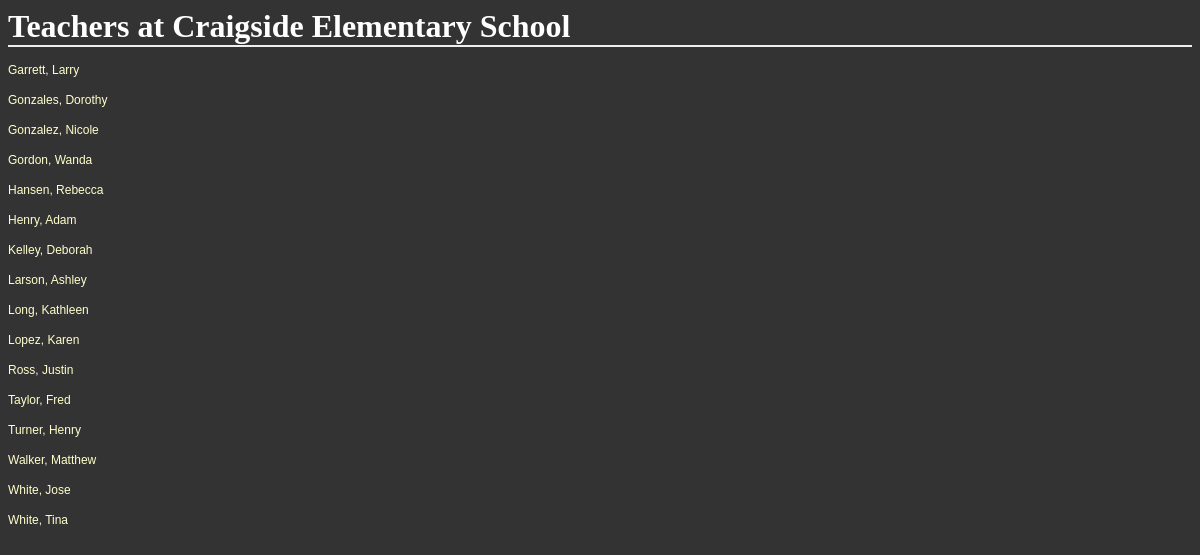
The app's page /districts/1/schools/1/teachers, older data.
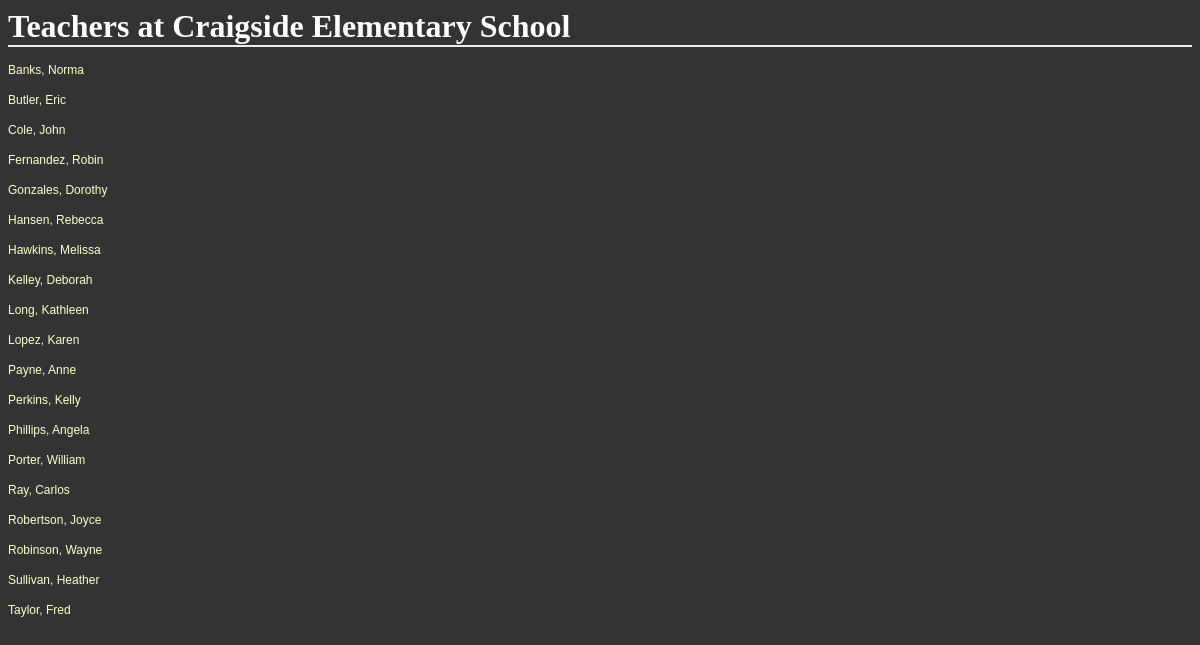
The same page, newer data.
### database_setup.py (models this page shows, shortened)
class Teacher(Base):
    __tablename__ = 'teacher'
    id = Column(Integer, primary_key=True)
    first_name = Column(String(40), nullable=False)
    last_name = Column(String(40), nullable=False)
    address = Column(String(50))
    city = Column(String(50))
    state = Column(String(50))
    zip = Column(String(50))
    phone = Column(String(50))
    email = Column(String(50))
    school_id = Column(Integer, ForeignKey('school.id'))
    school = relationship('School')

### schools.py (the view)
@app.route('/districts/<int:district_id>/schools/<int:school_id>/teachers')
def showAllTeachers(district_id, school_id):
    school = session.query(School).filter_by(id=school_id).one()
    teachers = session.query(Teacher).filter_by(school_id=school_id).all()
    return render_template('teachers.html', district_id=district_id, school=school, teachers=teachers)

### templates/teachers.html
<html>
<head>
	<link rel=stylesheet type=text/css href="{{ url_for('static', filename='styles.css') }}">
</head>
<body>
<h1>Teachers at {{school.name}}</h1>
{% for teacher in teachers %}
	<p><a href='{{url_for('showTeacher', district_id=district_id, school_id=school.id, teacher_id=teacher.id)}}'>{{teacher.last_name}}, {{teacher.first_name}}</a></p>
{% endfor %}
</body>
</html>

Row changes from the older to the newer data that the page shows:
no longer on this page (row edited): Teacher: last_name "Garrett", first_name "Larry"
no longer on this page (row edited): Teacher: last_name "Gonzalez", first_name "Nicole"
no longer on this page (row edited): Teacher: last_name "Gordon", first_name "Wanda"
no longer on this page (row edited): Teacher: last_name "Henry", first_name "Adam"
no longer on this page (row edited): Teacher: last_name "Larson", first_name "Ashley"
no longer on this page (row edited): Teacher: last_name "Ross", first_name "Justin"
no longer on this page (row edited): Teacher: last_name "Turner", first_name "Henry"
no longer on this page (row edited): Teacher: last_name "Walker", first_name "Matthew"
no longer on this page (row edited): Teacher: last_name "White", first_name "Jose"
no longer on this page (row edited): Teacher: last_name "White", first_name "Tina"
now on this page (row edited): Teacher: last_name "Banks", first_name "Norma"
now on this page (row edited): Teacher: last_name "Butler", first_name "Eric"
now on this page (row edited): Teacher: last_name "Cole", first_name "John"
now on this page (row edited): Teacher: last_name "Fernandez", first_name "Robin"
now on this page (row edited): Teacher: last_name "Hawkins", first_name "Melissa"
now on this page (row edited): Teacher: last_name "Payne", first_name "Anne"
now on this page (row edited): Teacher: last_name "Perkins", first_name "Kelly"
now on this page (row edited): Teacher: last_name "Phillips", first_name "Angela"
now on this page (row edited): Teacher: last_name "Porter", first_name "William"
now on this page (row edited): Teacher: last_name "Ray", first_name "Carlos"
now on this page (row edited): Teacher: last_name "Robertson", first_name "Joyce"
now on this page (row edited): Teacher: last_name "Robinson", first_name "Wayne"
now on this page (row edited): Teacher: last_name "Sullivan", first_name "Heather"
